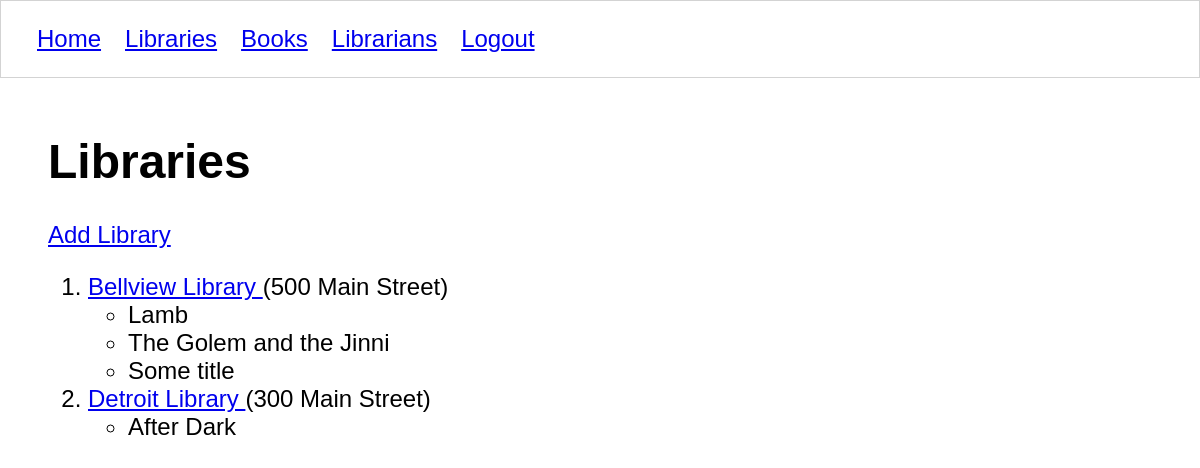
Before: /libraries/ (signed in) with the older database file.
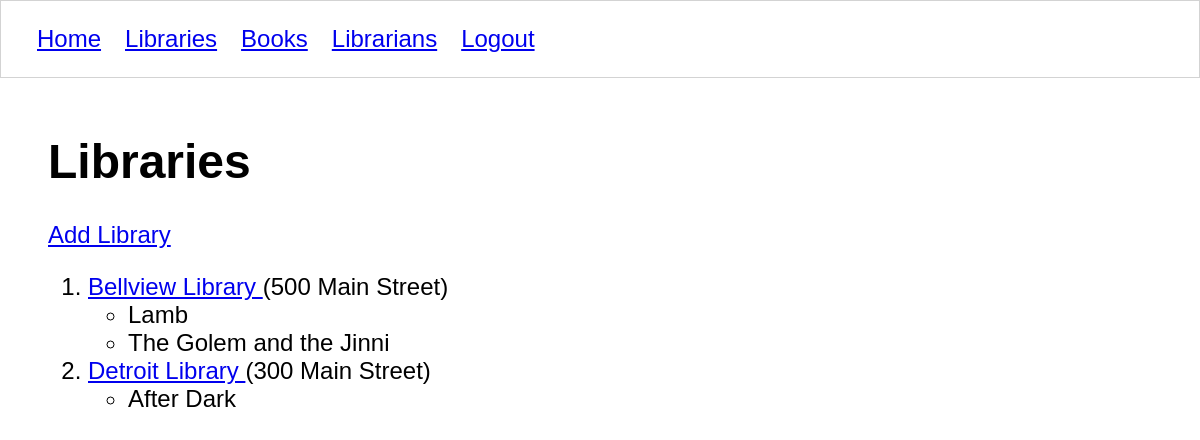
After: the same page with the newer database file.
### libraryapp/models/library.py (models this page shows, shortened)
class Library (models.Model):
    name = models.CharField(max_length=50)
    address = models.CharField(max_length=50)
    class Meta:
        verbose_name = ("library ")
        verbose_name_plural = ("Libraries")

### libraryapp/models/book.py (models this page shows, shortened)
class Book(models.Model):
    title = models.CharField(max_length=50)
    author = models.CharField(max_length=50)
    publisher = models.CharField(max_length=50)
    year_published = models.IntegerField()
    isbn = models.CharField(max_length=50)
    location = models.ForeignKey(Library, on_delete=models.CASCADE)
    librarian = models.ForeignKey(Librarian, on_delete=models.CASCADE)
    class Meta:
        verbose_name = ("book")
        verbose_name_plural = ("books")

### libraryapp/views/libraries/list.py (the view)
# urls.py: path('libraries/', library_list, name='libraries'),
@login_required
def library_list(request):
    if request.method == 'GET':
        with sqlite3.connect(Connection.db_path) as conn:
            conn.row_factory = create_library
            db_cursor = conn.cursor()
            db_cursor.execute("""
                SELECT
                    li.id,
                    li.name,
                    li.address,
                    b.id book_id,
                    b.title book_title,
                    b.author,
                    b.year_published,
                    b.publisher,
                    b.isbn
                FROM libraryapp_library li
                JOIN libraryapp_book b ON li.id = b.location_id
            """)
            libraries = db_cursor.fetchall()
            library_groups = {}
            for (library, book) in libraries:
                if library.id not in library_groups:
                    library_groups[library.id] = library
                    library_groups[library.id].books.append(book)
                else:
                    library_groups[library.id].books.append(book)
        template = 'libraries/list.html'
        context = {
            'all_libraries': library_groups.values()
        }
        return render(request, template, context)

### libraryapp/views/libraries/list.py (called while the page is built)
def create_library(cursor, row):
    _row = sqlite3.Row(cursor, row)
    library = Library()
    library.id = _row["id"]
    library.name = _row["name"]
    library.address = _row["address"]
    library.books = []
    book = Book()
    book.id = _row["book_id"]
    book.title = _row["book_title"]
    book.author = _row["author"]
    book.isbn = _row["isbn"]
    book.publisher = _row["publisher"]
    book.year_published = _row["year_published"]
    return (library, book,)

### libraryapp/templates/libraries/list.html
{% extends 'shared/base.html' %}
{% block content %}
    <h1>Libraries</h1>
    <a href="{% url 'libraryapp:library_form' %}">Add Library</a>
    <ol>
    {% for library in all_libraries %}
        <li>
            <a href="{% url 'libraryapp:library' library.id %}">
                {{ library.name }}
            </a>
            ({{ library.address }})
            <ul>
            {% for book in library.books %}
                <li>{{ book.title }}</li>
            {% endfor %}
            </ul>
        </li>
    {% endfor %}
    </ol>
{% endblock %}

Changed rows visible on the page:
removed Book: title "Some title", shown under Library "Bellview Library"
